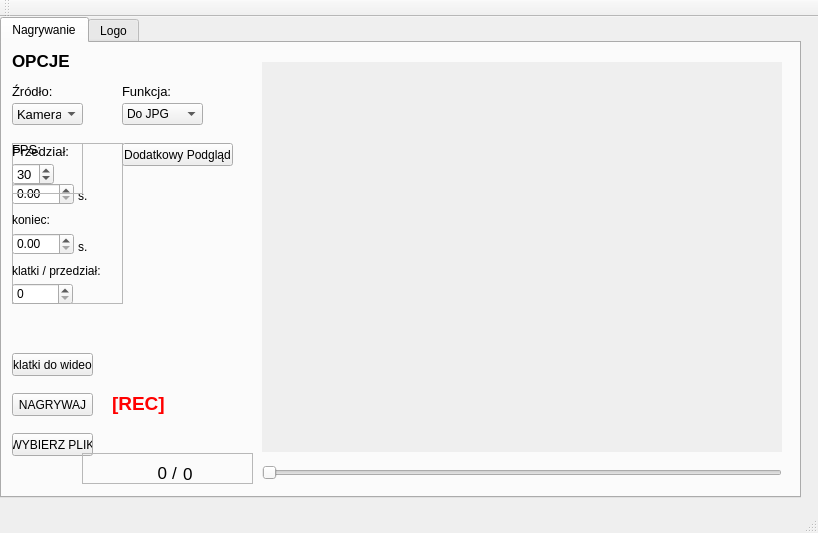
<?xml version="1.0" encoding="UTF-8"?>
<ui version="4.0">
 <class>MainWindow</class>
 <widget class="QMainWindow" name="MainWindow">
  <property name="geometry">
   <rect>
    <x>0</x>
    <y>0</y>
    <width>818</width>
    <height>533</height>
   </rect>
  </property>
  <property name="windowTitle">
   <string>MainWindow</string>
  </property>
  <widget class="QWidget" name="centralWidget">
   <widget class="QTabWidget" name="tabWidget">
    <property name="geometry">
     <rect>
      <x>0</x>
      <y>0</y>
      <width>801</width>
      <height>481</height>
     </rect>
    </property>
    <property name="currentIndex">
     <number>0</number>
    </property>
    <widget class="QWidget" name="tab">
     <attribute name="title">
      <string>Nagrywanie</string>
     </attribute>
     <widget class="QComboBox" name="comboBoxSource">
      <property name="geometry">
       <rect>
        <x>10</x>
        <y>60</y>
        <width>71</width>
        <height>22</height>
       </rect>
      </property>
      <property name="font">
       <font>
        <pointsize>10</pointsize>
       </font>
      </property>
      <item>
       <property name="text">
        <string>Kamera</string>
       </property>
      </item>
      <item>
       <property name="text">
        <string>Wideo</string>
       </property>
      </item>
     </widget>
     <widget class="QLabel" name="label">
      <property name="geometry">
       <rect>
        <x>10</x>
        <y>10</y>
        <width>71</width>
        <height>16</height>
       </rect>
      </property>
      <property name="font">
       <font>
        <pointsize>13</pointsize>
        <weight>75</weight>
        <bold>true</bold>
        <strikeout>false</strikeout>
       </font>
      </property>
      <property name="text">
       <string>OPCJE</string>
      </property>
     </widget>
     <widget class="QLabel" name="label_2">
      <property name="geometry">
       <rect>
        <x>10</x>
        <y>40</y>
        <width>71</width>
        <height>16</height>
       </rect>
      </property>
      <property name="font">
       <font>
        <pointsize>10</pointsize>
       </font>
      </property>
      <property name="text">
       <string>Źródło:</string>
      </property>
     </widget>
     <widget class="QLabel" name="lblRecordVideo">
      <property name="geometry">
       <rect>
        <x>260</x>
        <y>19</y>
        <width>520</width>
        <height>390</height>
       </rect>
      </property>
      <property name="font">
       <font>
        <pointsize>15</pointsize>
        <weight>75</weight>
        <bold>true</bold>
       </font>
      </property>
      <property name="autoFillBackground">
       <bool>true</bool>
      </property>
      <property name="text">
       <string/>
      </property>
     </widget>
     <widget class="QPushButton" name="btnRecord">
      <property name="geometry">
       <rect>
        <x>10</x>
        <y>350</y>
        <width>81</width>
        <height>23</height>
       </rect>
      </property>
      <property name="text">
       <string>NAGRYWAJ</string>
      </property>
     </widget>
     <widget class="QPushButton" name="btnChooseFile">
      <property name="geometry">
       <rect>
        <x>10</x>
        <y>390</y>
        <width>81</width>
        <height>23</height>
       </rect>
      </property>
      <property name="text">
       <string>WYBIERZ PLIK</string>
      </property>
     </widget>
     <widget class="QLabel" name="label_10">
      <property name="geometry">
       <rect>
        <x>120</x>
        <y>40</y>
        <width>51</width>
        <height>16</height>
       </rect>
      </property>
      <property name="font">
       <font>
        <pointsize>10</pointsize>
       </font>
      </property>
      <property name="text">
       <string>Funkcja:</string>
      </property>
     </widget>
     <widget class="QComboBox" name="comboBoxFunction">
      <property name="geometry">
       <rect>
        <x>120</x>
        <y>60</y>
        <width>81</width>
        <height>22</height>
       </rect>
      </property>
      <item>
       <property name="text">
        <string>Do JPG</string>
       </property>
      </item>
      <item>
       <property name="text">
        <string>Zmiana FPS</string>
       </property>
      </item>
     </widget>
     <widget class="QFrame" name="frame">
      <property name="geometry">
       <rect>
        <x>10</x>
        <y>100</y>
        <width>111</width>
        <height>161</height>
       </rect>
      </property>
      <property name="frameShape">
       <enum>QFrame::StyledPanel</enum>
      </property>
      <property name="frameShadow">
       <enum>QFrame::Raised</enum>
      </property>
      <widget class="QLabel" name="label_4">
       <property name="geometry">
        <rect>
         <x>0</x>
         <y>0</y>
         <width>61</width>
         <height>16</height>
        </rect>
       </property>
       <property name="font">
        <font>
         <pointsize>10</pointsize>
        </font>
       </property>
       <property name="text">
        <string>Przedział:</string>
       </property>
      </widget>
      <widget class="QLabel" name="label_5">
       <property name="geometry">
        <rect>
         <x>0</x>
         <y>20</y>
         <width>47</width>
         <height>13</height>
        </rect>
       </property>
       <property name="text">
        <string>start:</string>
       </property>
      </widget>
      <widget class="QDoubleSpinBox" name="doubleSpinBStart">
       <property name="geometry">
        <rect>
         <x>0</x>
         <y>40</y>
         <width>62</width>
         <height>22</height>
        </rect>
       </property>
       <property name="maximum">
        <double>9999.989999999999782</double>
       </property>
      </widget>
      <widget class="QLabel" name="label_7">
       <property name="geometry">
        <rect>
         <x>66</x>
         <y>46</y>
         <width>47</width>
         <height>13</height>
        </rect>
       </property>
       <property name="text">
        <string>s.</string>
       </property>
      </widget>
      <widget class="QLabel" name="label_6">
       <property name="geometry">
        <rect>
         <x>0</x>
         <y>70</y>
         <width>47</width>
         <height>13</height>
        </rect>
       </property>
       <property name="text">
        <string>koniec:</string>
       </property>
      </widget>
      <widget class="QDoubleSpinBox" name="doubleSpinBEnd">
       <property name="geometry">
        <rect>
         <x>0</x>
         <y>90</y>
         <width>62</width>
         <height>22</height>
        </rect>
       </property>
       <property name="maximum">
        <double>9999.989999999999782</double>
       </property>
      </widget>
      <widget class="QLabel" name="label_8">
       <property name="geometry">
        <rect>
         <x>66</x>
         <y>97</y>
         <width>47</width>
         <height>13</height>
        </rect>
       </property>
       <property name="text">
        <string>s.</string>
       </property>
      </widget>
      <widget class="QLabel" name="label_9">
       <property name="geometry">
        <rect>
         <x>0</x>
         <y>120</y>
         <width>91</width>
         <height>16</height>
        </rect>
       </property>
       <property name="text">
        <string>klatki / przedział:</string>
       </property>
      </widget>
      <widget class="QSpinBox" name="spinBFrames">
       <property name="geometry">
        <rect>
         <x>0</x>
         <y>140</y>
         <width>61</width>
         <height>22</height>
        </rect>
       </property>
       <property name="maximum">
        <number>99999</number>
       </property>
      </widget>
     </widget>
     <widget class="QSlider" name="SliderFrames">
      <property name="geometry">
       <rect>
        <x>260</x>
        <y>420</y>
        <width>520</width>
        <height>20</height>
       </rect>
      </property>
      <property name="orientation">
       <enum>Qt::Horizontal</enum>
      </property>
     </widget>
     <widget class="QFrame" name="frameFPS">
      <property name="geometry">
       <rect>
        <x>10</x>
        <y>100</y>
        <width>71</width>
        <height>51</height>
       </rect>
      </property>
      <property name="frameShape">
       <enum>QFrame::StyledPanel</enum>
      </property>
      <property name="frameShadow">
       <enum>QFrame::Raised</enum>
      </property>
      <widget class="QLabel" name="label_3">
       <property name="geometry">
        <rect>
         <x>0</x>
         <y>0</y>
         <width>47</width>
         <height>13</height>
        </rect>
       </property>
       <property name="font">
        <font>
         <pointsize>10</pointsize>
        </font>
       </property>
       <property name="text">
        <string>FPS:</string>
       </property>
      </widget>
      <widget class="QSpinBox" name="spnbFPS">
       <property name="geometry">
        <rect>
         <x>0</x>
         <y>20</y>
         <width>42</width>
         <height>22</height>
        </rect>
       </property>
       <property name="font">
        <font>
         <pointsize>10</pointsize>
        </font>
       </property>
       <property name="minimum">
        <number>1</number>
       </property>
       <property name="maximum">
        <number>60</number>
       </property>
       <property name="value">
        <number>30</number>
       </property>
      </widget>
     </widget>
     <widget class="QLabel" name="lblRec">
      <property name="geometry">
       <rect>
        <x>110</x>
        <y>340</y>
        <width>81</width>
        <height>41</height>
       </rect>
      </property>
      <property name="palette">
       <palette>
        <active>
         <colorrole role="WindowText">
          <brush brushstyle="SolidPattern">
           <color alpha="255">
            <red>255</red>
            <green>0</green>
            <blue>0</blue>
           </color>
          </brush>
         </colorrole>
         <colorrole role="Text">
          <brush brushstyle="SolidPattern">
           <color alpha="255">
            <red>255</red>
            <green>0</green>
            <blue>0</blue>
           </color>
          </brush>
         </colorrole>
        </active>
        <inactive>
         <colorrole role="WindowText">
          <brush brushstyle="SolidPattern">
           <color alpha="255">
            <red>255</red>
            <green>0</green>
            <blue>0</blue>
           </color>
          </brush>
         </colorrole>
         <colorrole role="Text">
          <brush brushstyle="SolidPattern">
           <color alpha="255">
            <red>255</red>
            <green>0</green>
            <blue>0</blue>
           </color>
          </brush>
         </colorrole>
        </inactive>
        <disabled>
         <colorrole role="WindowText">
          <brush brushstyle="SolidPattern">
           <color alpha="255">
            <red>120</red>
            <green>120</green>
            <blue>120</blue>
           </color>
          </brush>
         </colorrole>
         <colorrole role="Text">
          <brush brushstyle="SolidPattern">
           <color alpha="255">
            <red>120</red>
            <green>120</green>
            <blue>120</blue>
           </color>
          </brush>
         </colorrole>
        </disabled>
       </palette>
      </property>
      <property name="font">
       <font>
        <pointsize>14</pointsize>
        <weight>75</weight>
        <bold>true</bold>
       </font>
      </property>
      <property name="text">
       <string>[REC]</string>
      </property>
     </widget>
     <widget class="QPushButton" name="btnPreview">
      <property name="geometry">
       <rect>
        <x>120</x>
        <y>100</y>
        <width>111</width>
        <height>23</height>
       </rect>
      </property>
      <property name="text">
       <string>Dodatkowy Podgląd</string>
      </property>
     </widget>
     <widget class="QFrame" name="frameFrames">
      <property name="geometry">
       <rect>
        <x>80</x>
        <y>410</y>
        <width>171</width>
        <height>31</height>
       </rect>
      </property>
      <property name="frameShape">
       <enum>QFrame::StyledPanel</enum>
      </property>
      <property name="frameShadow">
       <enum>QFrame::Raised</enum>
      </property>
      <widget class="QLabel" name="lblCurrentFrame">
       <property name="geometry">
        <rect>
         <x>24</x>
         <y>10</y>
         <width>61</width>
         <height>20</height>
        </rect>
       </property>
       <property name="font">
        <font>
         <pointsize>13</pointsize>
         <weight>50</weight>
         <bold>false</bold>
        </font>
       </property>
       <property name="autoFillBackground">
        <bool>false</bool>
       </property>
       <property name="text">
        <string>0</string>
       </property>
       <property name="alignment">
        <set>Qt::AlignRight|Qt::AlignTrailing|Qt::AlignVCenter</set>
       </property>
      </widget>
      <widget class="QLabel" name="label_11">
       <property name="geometry">
        <rect>
         <x>90</x>
         <y>12</y>
         <width>16</width>
         <height>16</height>
        </rect>
       </property>
       <property name="font">
        <font>
         <pointsize>13</pointsize>
         <weight>50</weight>
         <bold>false</bold>
        </font>
       </property>
       <property name="autoFillBackground">
        <bool>false</bool>
       </property>
       <property name="text">
        <string>/</string>
       </property>
      </widget>
      <widget class="QLabel" name="lblFramesCount">
       <property name="geometry">
        <rect>
         <x>101</x>
         <y>10</y>
         <width>61</width>
         <height>21</height>
        </rect>
       </property>
       <property name="font">
        <font>
         <pointsize>13</pointsize>
         <weight>50</weight>
         <bold>false</bold>
        </font>
       </property>
       <property name="autoFillBackground">
        <bool>false</bool>
       </property>
       <property name="text">
        <string>0</string>
       </property>
      </widget>
     </widget>
     <widget class="QPushButton" name="btnImgToVid">
      <property name="geometry">
       <rect>
        <x>10</x>
        <y>310</y>
        <width>81</width>
        <height>23</height>
       </rect>
      </property>
      <property name="text">
       <string>klatki do wideo</string>
      </property>
     </widget>
    </widget>
    <widget class="QWidget" name="tab_2">
     <attribute name="title">
      <string>Logo</string>
     </attribute>
     <widget class="QLabel" name="lblLogoVideo">
      <property name="geometry">
       <rect>
        <x>180</x>
        <y>10</y>
        <width>573</width>
        <height>430</height>
       </rect>
      </property>
      <property name="autoFillBackground">
       <bool>true</bool>
      </property>
      <property name="text">
       <string>TextLabel</string>
      </property>
     </widget>
     <widget class="QComboBox" name="comboBoxSourceLogo">
      <property name="geometry">
       <rect>
        <x>10</x>
        <y>60</y>
        <width>71</width>
        <height>22</height>
       </rect>
      </property>
      <property name="font">
       <font>
        <pointsize>10</pointsize>
       </font>
      </property>
      <item>
       <property name="text">
        <string>Obrazek</string>
       </property>
      </item>
      <item>
       <property name="text">
        <string>Kamera</string>
       </property>
      </item>
      <item>
       <property name="text">
        <string>Wideo</string>
       </property>
      </item>
     </widget>
     <widget class="QLabel" name="label_12">
      <property name="geometry">
       <rect>
        <x>10</x>
        <y>40</y>
        <width>71</width>
        <height>16</height>
       </rect>
      </property>
      <property name="font">
       <font>
        <pointsize>10</pointsize>
       </font>
      </property>
      <property name="text">
       <string>Źródło:</string>
      </property>
     </widget>
     <widget class="QLabel" name="label_13">
      <property name="geometry">
       <rect>
        <x>10</x>
        <y>10</y>
        <width>121</width>
        <height>16</height>
       </rect>
      </property>
      <property name="font">
       <font>
        <pointsize>13</pointsize>
        <weight>75</weight>
        <bold>true</bold>
        <strikeout>false</strikeout>
       </font>
      </property>
      <property name="text">
       <string>DODAJ LOGO</string>
      </property>
     </widget>
     <widget class="QPushButton" name="btnLogo">
      <property name="geometry">
       <rect>
        <x>10</x>
        <y>110</y>
        <width>91</width>
        <height>23</height>
       </rect>
      </property>
      <property name="font">
       <font>
        <pointsize>10</pointsize>
       </font>
      </property>
      <property name="text">
       <string>Wybierz logo</string>
      </property>
     </widget>
     <widget class="QPushButton" name="btnVideoLogo">
      <property name="geometry">
       <rect>
        <x>10</x>
        <y>150</y>
        <width>91</width>
        <height>23</height>
       </rect>
      </property>
      <property name="font">
       <font>
        <pointsize>10</pointsize>
       </font>
      </property>
      <property name="text">
       <string>Wybierz plik</string>
      </property>
     </widget>
     <widget class="QPushButton" name="btnSaveLogo">
      <property name="geometry">
       <rect>
        <x>10</x>
        <y>350</y>
        <width>75</width>
        <height>23</height>
       </rect>
      </property>
      <property name="font">
       <font>
        <pointsize>10</pointsize>
       </font>
      </property>
      <property name="text">
       <string>ZAPISZ</string>
      </property>
     </widget>
    </widget>
   </widget>
  </widget>
  <widget class="QMenuBar" name="menuBar">
   <property name="geometry">
    <rect>
     <x>0</x>
     <y>0</y>
     <width>818</width>
     <height>21</height>
    </rect>
   </property>
  </widget>
  <widget class="QToolBar" name="mainToolBar">
   <attribute name="toolBarArea">
    <enum>TopToolBarArea</enum>
   </attribute>
   <attribute name="toolBarBreak">
    <bool>false</bool>
   </attribute>
  </widget>
  <widget class="QStatusBar" name="statusBar"/>
 </widget>
 <layoutdefault spacing="6" margin="11"/>
 <resources/>
 <connections/>
</ui>
